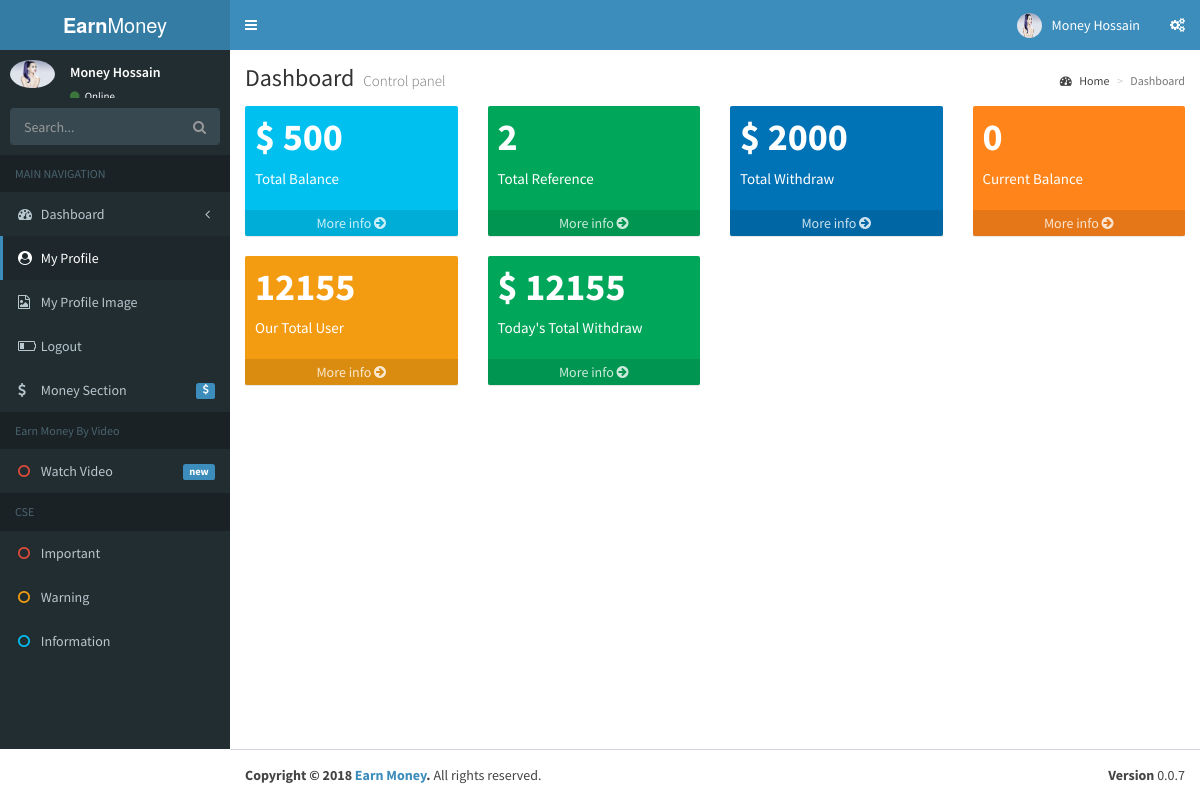
Page /UserAdmin/dashboard.php (signed in) on the committed database.
### tables this page shows
CREATE TABLE IF NOT EXISTS `user_total_balance` (
  `id` int(11) NOT NULL,
  `login_id` varchar(200) NOT NULL,
  `total_balance` varchar(50) NOT NULL,
  `total_ref` varchar(10) NOT NULL,
  `total_withdraw` varchar(100) NOT NULL,
  `total_current_balance` varchar(100) NOT NULL
);

### UserAdmin/imageSaveClass.php (called while the page is built, shortened)
<?php
class ImageSave {
      protected $connection;
    public function __construct() {
        $host_name = 'localhost';
        $user_name = 'root';
        $user_pass = '';
        $db_name = 'cash';
        $this->connection = mysqli_connect($host_name, $user_name, $user_pass, $db_name);
    }
    public function selectAllImageInfo() {
          $id = $_SESSION['admin_id'];
        $sql = "SELECT * FROM login where login_id = '$id'";
        if(mysqli_query($this->connection, $sql)){
            $query_result = mysqli_query($this->connection,$sql);
            return $query_result;
        }else{
            die('Query Problem'.mysqli_error($this->connection));
        }
    }
}

### UserAdmin/assets/class/userProfileClass.php (called while the page is built, shortened)
<?php
class UserProfileClass {
     protected $connection;
    public function __construct() {
        $host_name = 'localhost';
        $user_name = 'root';
        $user_pass = '';
        $db_name = 'cash';
        $this->connection = mysqli_connect($host_name, $user_name, $user_pass, $db_name);
    }
          function select_total() {
           $id = $_SESSION['admin_id'];
        $sql = "Select * from user_total_balance  where login_id = $id";
        if(mysqli_query($this->connection, $sql)){
            $query_result = mysqli_query($this->connection, $sql);
            return $query_result;
        }else{
            die('Query Problem'.mysqli_error($this->connection));
        }
    }
}

### UserAdmin/dashboard.php (the view, shortened to what this page needs)
<!DOCTYPE html>
<html>
<head>
  <?php require_once 'headerlinks.php';?>
</head>
<body class="skin-blue sidebar-mini">
<?php require_once 'header.php';?>
<?php require_once 'sidebarMenu.php';?>
<div class="content-wrapper" style="min-height: 916px;">
    <section class="content-header">
      <h1>
        Dashboard
        <small>Control panel</small>
      </h1>
      <ol class="breadcrumb">
        <li><a href="#"><i class="fa fa-dashboard"></i> Home</a></li>
        <li class="active">Dashboard</li>
      </ol>
    </section>
    <section class="content">
      <?php
      require_once './assets/class/userProfileClass.php';
      $aobj = new UserProfileClass();
      $result = $aobj->select_total();
      $totalres = mysqli_fetch_assoc($result);
      ?>
      <div class="row">
        <div class="col-lg-3 col-xs-6">
          <div class="small-box bg-aqua">
            <div class="inner">
              <h3> <?php
                                  if(isset($totalres['total_balance'])){
                                      if($totalres['total_balance']>='0'){
                                          echo '<strong>$ '.$totalres['total_balance'].'</strong>';
                                      } else {
                                          echo '$ 0';
                                      }
                }
                  ?></h3>
              <p>Total Balance</p>
            </div>
            <a href="#" class="small-box-footer">More info <i class="fa fa-arrow-circle-right"></i></a>
          </div>
        </div>
        <div class="col-lg-3 col-xs-6">
          <div class="small-box bg-green">
            <div class="inner">
              <h3><?php
                                  if(isset($totalres['total_ref'])){
                     if($totalres['total_ref']>='0'){
                                          echo '<strong> '.$totalres['total_ref'].'</strong>';
                                      } else {
                                          echo ' 0';
                                      }
                }
                  ?></h3>
              <p>Total Reference</p>
            </div>
            <a href="#" class="small-box-footer">More info <i class="fa fa-arrow-circle-right"></i></a>
          </div>
        </div>
        <div class="col-lg-3 col-xs-6">
          <div class="small-box bg-blue">
            <div class="inner">
              <h3><?php
                                  if(isset($totalres['total_withdraw'])){
                     if($totalres['total_withdraw']>='0'){
                                          echo '<strong> '.'$ '.$totalres['total_withdraw'].'</strong>';
                                      } else {
                                          echo ' 0';
                                      }
                }
                  ?></h3>
              <p>Total Withdraw</p>
            </div>
            <a href="#" class="small-box-footer">More info <i class="fa fa-arrow-circle-right"></i></a>
          </div>
        </div>
        <div class="col-lg-3 col-xs-6">
          <div class="small-box bg-orange">
            <div class="inner">
              <h3><?php
                                  if(isset($totalres['total_current_balance'])){
                     if($totalres['total_current_balance']>='0'){
                                          echo '<strong> '.'$ '.$totalres['total_current_balance'].'</strong>';
                                      } else {
                                          echo ' 0';
                                      }
                }
                  ?></h3>
              <p>Current Balance</p>
            </div>
            <a href="#" class="small-box-footer">More info <i class="fa fa-arrow-circle-right"></i></a>
          </div>
        </div>
        <div class="col-lg-3 col-xs-6">
          <div class="small-box bg-yellow">
            <div class="inner">
              <h3>12155</h3>
              <p>Our Total User</p>
            </div>
            <a href="#" class="small-box-footer">More info <i class="fa fa-arrow-circle-right"></i></a>
          </div>
        </div>
        <div class="col-lg-3 col-xs-6">
          <div class="small-box bg-green">
            <div class="inner">
              <h3>$ 12155</h3>
              <p>Today's Total Withdraw</p>
            </div>
            <a href="#" class="small-box-footer">More info <i class="fa fa-arrow-circle-right"></i></a>
          </div>
        </div>
      </div>
      </div>
  </div>
<?php require_once './footer.php';?>
</body>
</html>

### UserAdmin/header.php (shortened to what this page needs)
<div class="wrapper">
  <header class="main-header">
    <a href="index.php" class="logo">
      <span class="logo-lg"><b>Earn</b>Money</span>
    </a>
    <nav class="navbar navbar-static-top">
      <a href="#" class="sidebar-toggle" data-toggle="offcanvas" role="button">
      </a>
      <div class="navbar-custom-menu">
        <ul class="nav navbar-nav">
          <li class="dropdown user user-menu">
            <a href="#" class="dropdown-toggle" data-toggle="dropdown">
                                             <?php
    require_once './imageSaveClass.php';
    $imgblog = new ImageSave();
    $img = $imgblog->selectAllImageInfo();
   while($resimg =  mysqli_fetch_assoc($img)){
   ?>
          <img src="<?php echo $resimg['img'];?>" class="user-image" alt="User Image">
          <?php    }
?>
              <span class="hidden-xs"><?php echo $_SESSION['admin_name'];?></span>
            </a>
                                             <?php
    require_once './imageSaveClass.php';
   ?>
          </li>
          <li>
            <a href="#" data-toggle="control-sidebar"><i class="fa fa-gears"></i></a>
          </li>
        </ul>
      </div>
    </nav>
  </header>

### UserAdmin/sidebarMenu.php (shortened to what this page needs)
  <aside class="main-sidebar">
    <section class="sidebar">
      <div class="user-panel">
        <div class="pull-left image">
            <?php
    require_once './imageSaveClass.php';
    $imgblog = new ImageSave();
    $img = $imgblog->selectAllImageInfo();
   while($resimg =  mysqli_fetch_assoc($img)){
   ?>
                  <img src="<?php echo $resimg['img'];?>" class="dkalsdla img-circle" alt="User Image">
          <?php    }
?>
        </div>
        <div class="pull-left info">
          <p><?php echo $_SESSION['admin_name'];?></p>
          <a href="#"><i class="fa fa-circle text-success"></i> Online</a>
        </div>
      </div>
      <form action="#" method="get" class="sidebar-form">
        <div class="input-group">
          <input type="text" name="q" class="form-control" placeholder="Search...">
              <span class="input-group-btn">
                <button type="submit" name="search" id="search-btn" class="btn btn-flat"><i class="fa fa-search"></i>
                </button>
              </span>
        </div>
      </form>
      <ul class="sidebar-menu">
        <li class="header">MAIN NAVIGATION</li>
        <li class=" treeview">
          <a href="dashboard.php">
            <i class="fa fa-dashboard"></i> <span>Dashboard</span>
            <span class="pull-right-container">
              <i class="fa fa-angle-left pull-right"></i>
            </span>
          </a>
        </li>
        <li class="active treeview">
          <a href="userProfile.php">
            <i class="fa fa-user-circle"></i> <span>My Profile</span>
          </a>
        </li>
        <li class=" treeview">
          <a href="addUserImg.php">
            <i class="fa fa-file-image-o"></i> <span>My Profile Image</span>
          </a>
        </li>
        <li class=" treeview">
          <a href="?logout=logout">
              <i class="fa fa-battery-1 "></i> <span>
                  Logout
              </span>
          </a>
        </li>
        <li class="treeview">
          <a href="#">
            <i class="fa fa-dollar"></i>
            <span>Money Section</span>
            <span class="pull-right-container">
              <span class="label label-primary pull-right"><i class="fa fa-dollar"></i></span>
            </span>
          </a>
        </li>
        <li class="header">Earn Money By Video</li>
         <li class="treeview">
          <a href="#">
            <i class="fa fa-circle-o text-red"></i>
            <span> Watch Video</span>
            <span class="pull-right-container">
              <span class="label label-primary pull-right">new</span>
            </span>
          </a>
        </li>
         <li class="header"> CSE</li>
        <li><a href="#"><i class="fa fa-circle-o text-red"></i> <span>Important</span></a></li>
        <li><a href="#"><i class="fa fa-circle-o text-yellow"></i> <span>Warning</span></a></li>
        <li><a href="#"><i class="fa fa-circle-o text-aqua"></i> <span>Information</span></a></li>
      </ul>
    </section>
  </aside>

### UserAdmin/style.css (style rules this page uses)
.content-wrapper, .right-side { min-height: 100%; background-color: #fff; }

### rows in the picture
user_total_balance: total_balance "500", total_ref "2", total_withdraw "2000"

### other values in the picture
$_SESSION['admin_name'] "Money Hossain"
